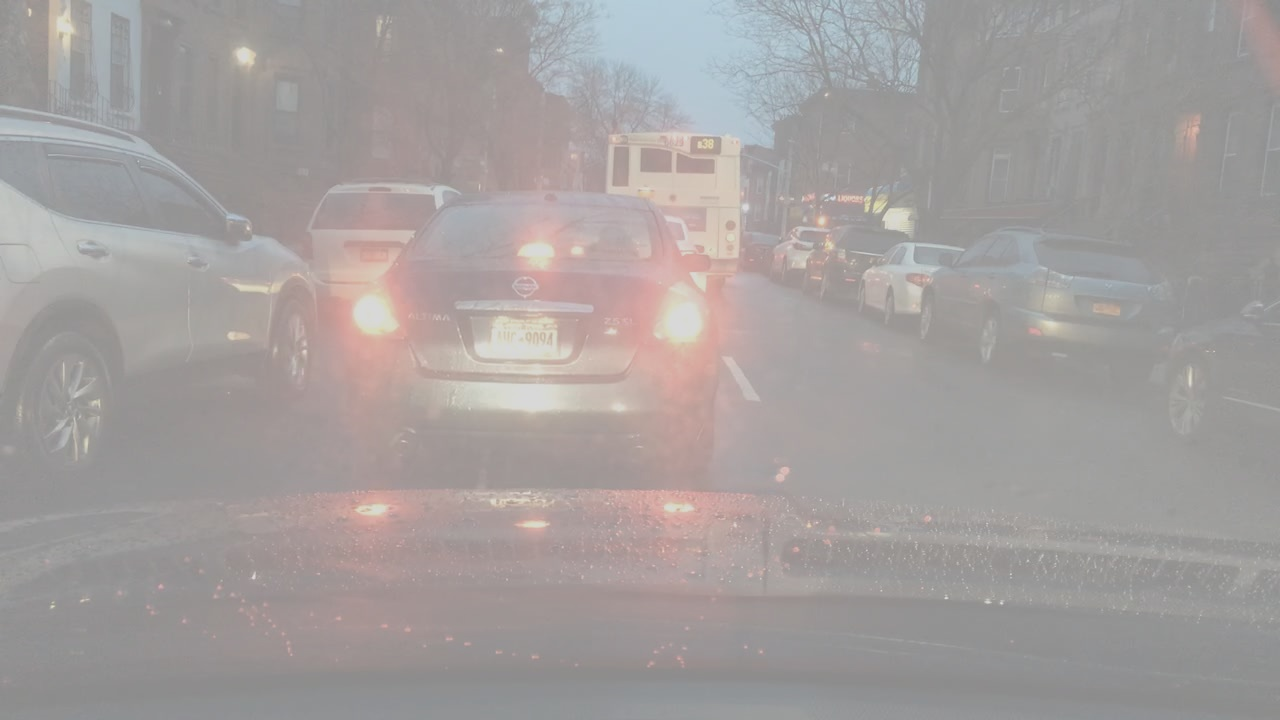
#> input picture 2.2.1- Object Detection/Deprecated_Test/foggy_test2.jpg, 1280 x 720 px
$ python enhance_img.py
#> lines starting #> are read from the running program, lines starting #| are printed output that depends on the picture
#> further down, img is the input picture: shape (720, 1280, 3); mean B, G, R 157.4, 158.4, 163.6
import cv2
def enhance_contrast(img):
    lab = cv2.cvtColor(img, cv2.COLOR_BGR2LAB)
#> lab: shape (720, 1280, 3); mean of channels 0, 1, 2 167.5, 129.8, 129.2
    l, a, b = cv2.split(lab)
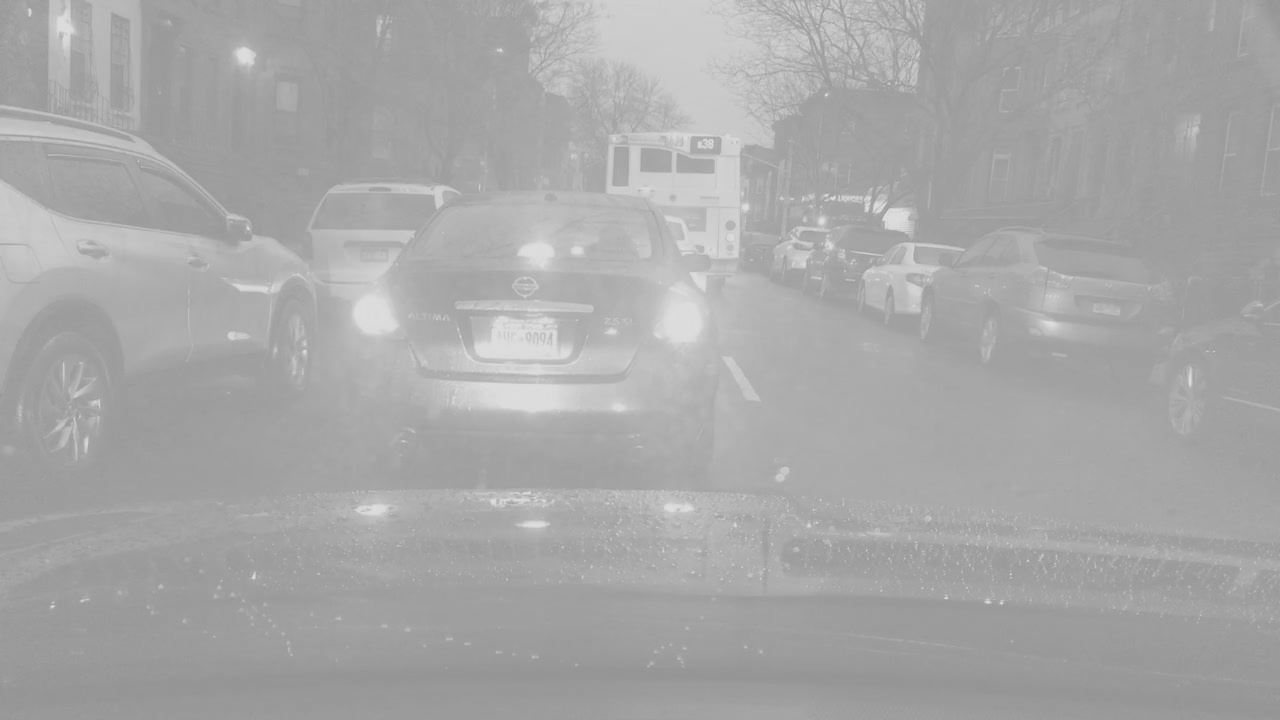
#> l: shape (720, 1280); min 147, max 223, mean 167.5
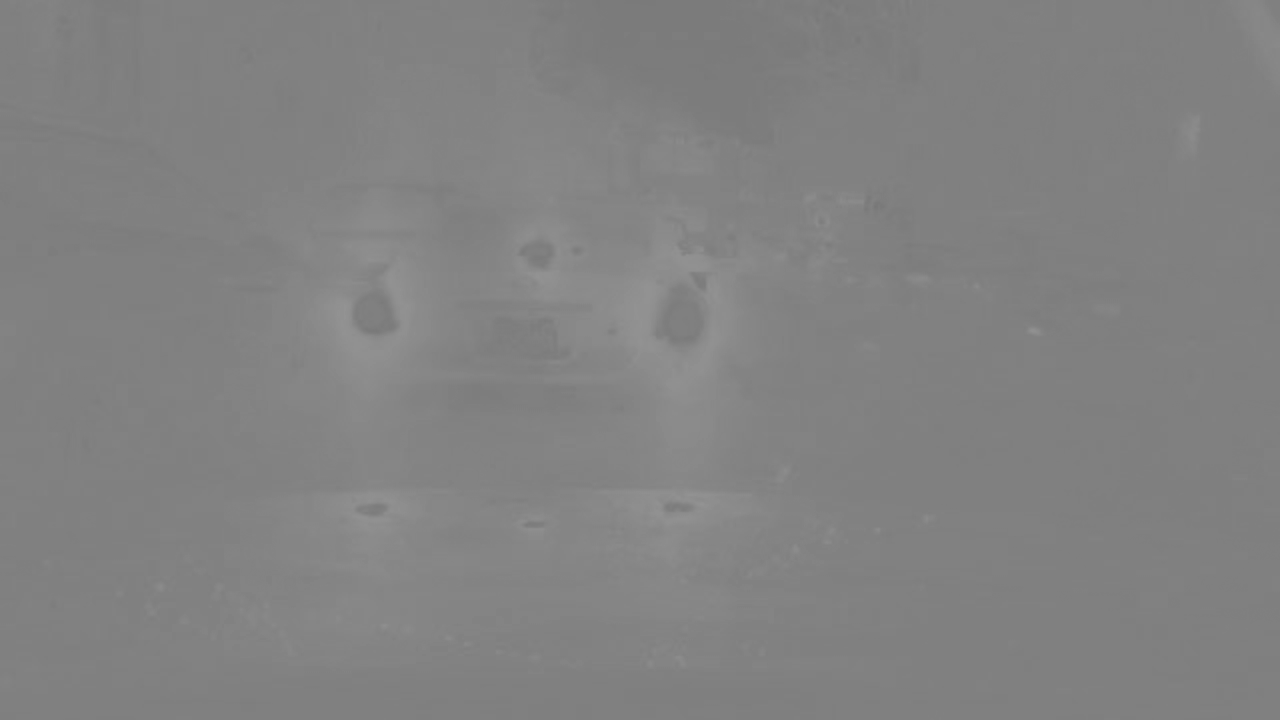
#> a: shape (720, 1280); min 119, max 147, mean 129.8
    clahe = cv2.createCLAHE(clipLimit=3.0, tileGridSize=(8,8))
    l = clahe.apply(l)
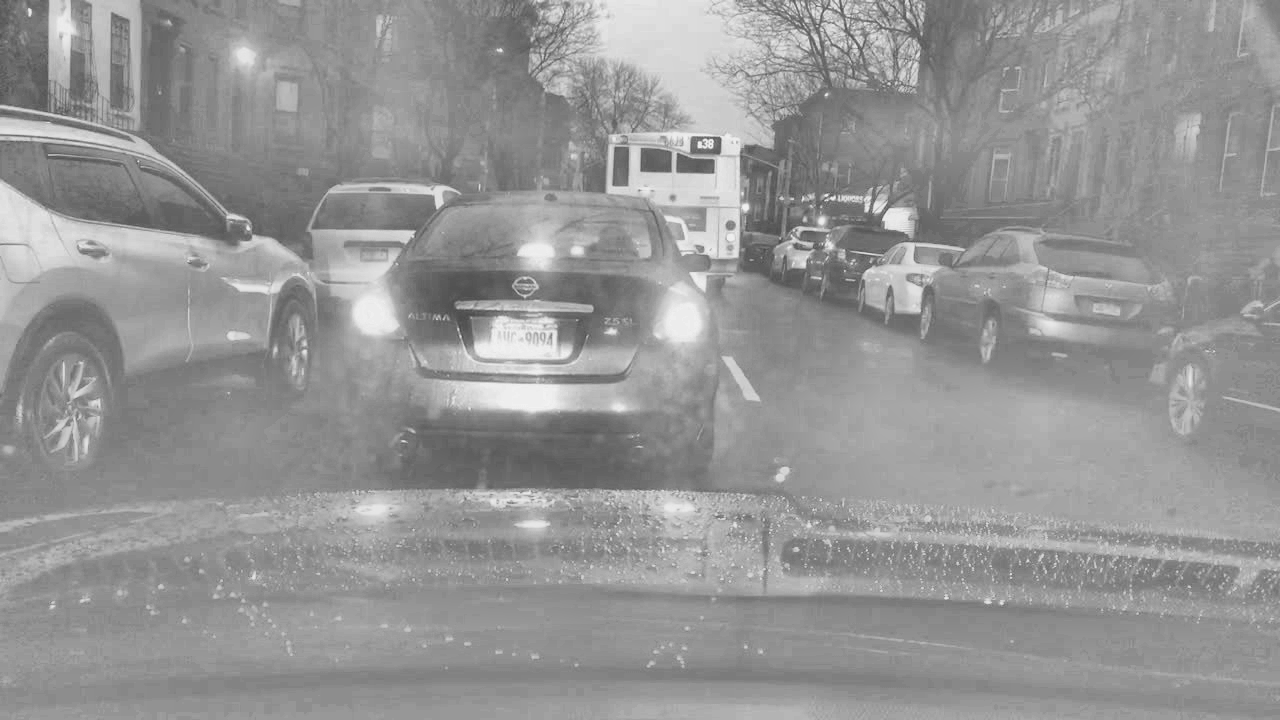
#> l: shape (720, 1280); min 73, max 242, mean 149.4
    lab = cv2.merge((l, a, b))
#> lab: shape (720, 1280, 3); mean of channels 0, 1, 2 149.4, 129.8, 129.2
    return cv2.cvtColor(lab, cv2.COLOR_LAB2BGR)
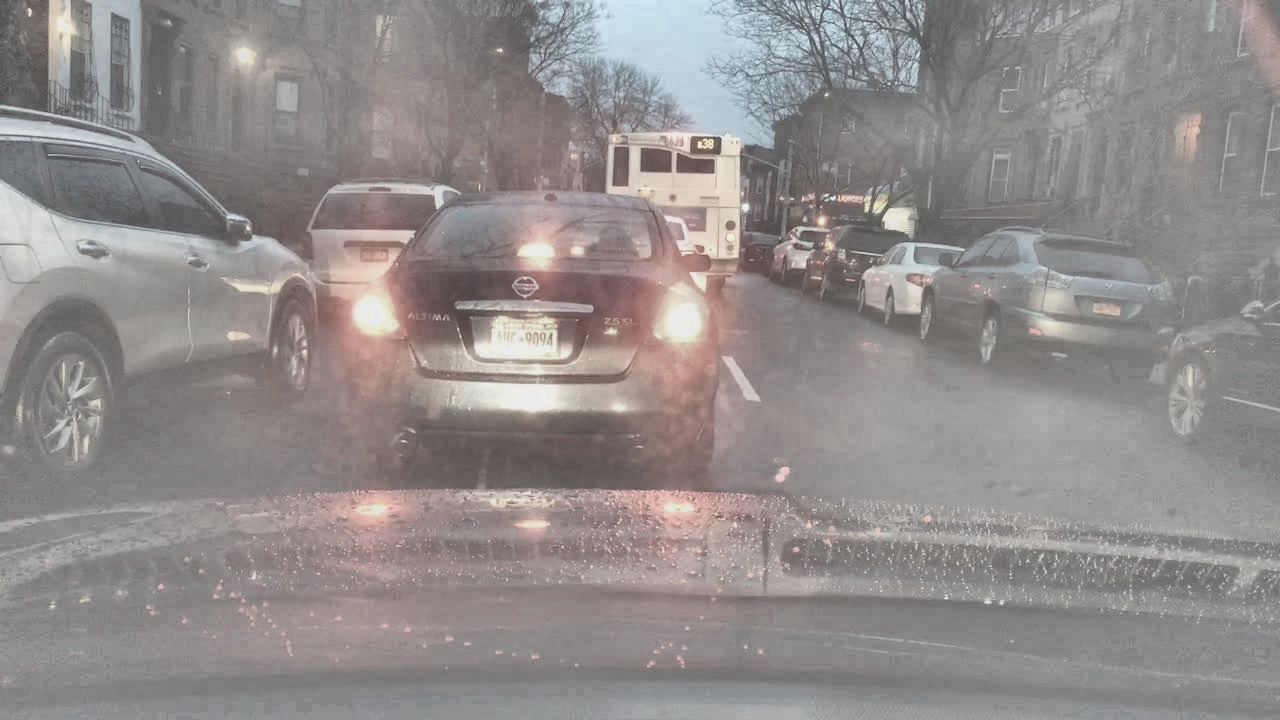
#> returned value: shape (720, 1280, 3); mean B, G, R 139.2, 140.2, 145.2

img = cv2.imread("foggy_test2.jpg")
enhanced_img = enhance_contrast(img)
cv2.imwrite("enhanced_test.jpg", enhanced_img)
